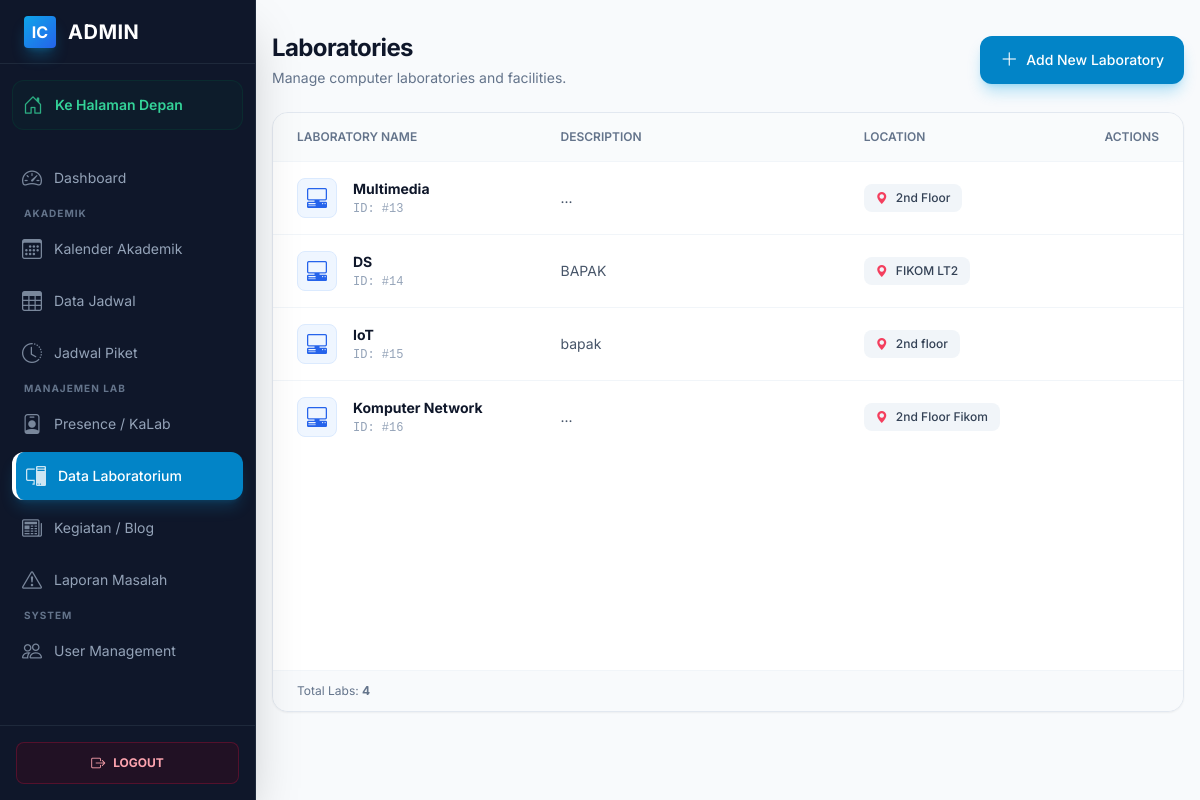
Screenshot of /public/admin/laboratories (signed in) with the database file from the repository.
### tables this page shows
CREATE TABLE `laboratories` (
  `id` int(11) NOT NULL,
  `lab_name` varchar(100) NOT NULL,
  `image` varchar(255) DEFAULT NULL,
  `description` text DEFAULT NULL,
  `pc_count` int(11) DEFAULT 0,
  `tv_count` int(11) DEFAULT 0,
  `status` enum('active','inactive','maintenance') DEFAULT 'active',
  `location` varchar(100) DEFAULT NULL,
  `building` varchar(100) DEFAULT NULL,
  `floor` varchar(50) DEFAULT NULL,
  `room_number` varchar(50) DEFAULT NULL,
  `capacity` int(11) DEFAULT 0
);

### app/controllers/AdminController.php (called while the page is built, shortened)
<?php
class AdminController extends Controller
{
    public function listLaboratories()
    {
        $laboratoryModel = $this->model('LaboratoryModel');
        $data = ['laboratories' => $laboratoryModel->getAllLaboratories()];
        $this->view('admin/laboratories/list', $data);
    }
}

### app/core/Router.php (called while the page is built, shortened)
<?php
class Router {
    private $routes = [];
    private $params = [];
    private function addRoute($method, $uri, $controller) {
        $this->routes[] = [
            'method' => $method,
            'uri' => $uri,
            'controller' => $controller
        ];
    }
    public function dispatch() {
        $requestMethod = $_SERVER['REQUEST_METHOD'];
        $requestUri = $this->getRequestUri();
        foreach ($this->routes as $route) {
            if ($route['method'] !== $requestMethod) {
                continue;
            }
            if ($this->matchRoute($route['uri'], $requestUri)) {
                return $this->callController($route['controller']);
            }
        }
    }
    private function getRequestUri() {
        $uri = $_GET['url'] ?? '/';
        $uri = '/' . trim($uri, '/');
        return $uri;
    }
    private function matchRoute($pattern, $uri) {
        $pattern = preg_replace('/\/:([^\/]+)/', '/(?P<$1>[^/]+)', $pattern);
        $pattern = '#^' . $pattern . '$#';
        if (preg_match($pattern, $uri, $matches)) {
            $this->params = array_filter($matches, 'is_string', ARRAY_FILTER_USE_KEY);
            return true;
        }
        return false;
    }
    private function callController($controllerString) {
        list($controllerName, $method) = explode('@', $controllerString);
        $controller = new $controllerName();
        call_user_func_array([$controller, $method], $this->params);
    }
}

### public/index.php (called while the page is built, shortened)
<?php
require_once APP_PATH . '/core/Router.php';
require_once APP_PATH . '/core/Model.php';
require_once APP_PATH . '/config/database.php';
require_once APP_PATH . '/helpers/functions.php';
$router = new Router();
$router->dispatch();

### app/helpers/functions.php (called while the page is built, shortened)
<?php
function e($string) {
    return htmlspecialchars($string, ENT_QUOTES, 'UTF-8');
}
function url($path = '') {
    return BASE_URL . '/' . ltrim($path, '/');
}

### app/core/Model.php (called while the page is built, shortened)
<?php
class Model {
    protected $db;
    public function __construct() {
        $this->db = getDBConnection();
    }
    public function query($sql, $params = []) {
        $stmt = $this->db->prepare($sql);
        $stmt->execute($params);
        return $stmt->fetchAll();
    }
}

### app/config/database.php (called while the page is built, shortened)
<?php
function getDBConnection()
{
    static $pdo = null;
    if ($pdo === null) {
        try {
            $dsn = "mysql:host=" . DB_HOST . ";port=" . DB_PORT . ";dbname=" . DB_NAME . ";charset=" . DB_CHARSET;
            $options = [
                PDO::ATTR_ERRMODE            => PDO::ERRMODE_EXCEPTION,
                PDO::ATTR_DEFAULT_FETCH_MODE => PDO::FETCH_ASSOC,
                PDO::ATTR_EMULATE_PREPARES   => false,
            ];
            $pdo = new PDO($dsn, DB_USER, DB_PASS, $options);
        } catch (PDOException $e) {
            die("Database connection failed: " . $e->getMessage());
        }
    }
    return $pdo;
}

### app/models/LaboratoryModel.php (called while the page is built, shortened)
<?php
class LaboratoryModel extends Model
{
    public function getAllLaboratories()
    {
        $labs = $this->query("SELECT * FROM laboratories");
        return $labs;
    }
}

### app/views/admin/laboratories/list.php (the view, shortened to what this page needs)
<?php include APP_PATH . '/views/layouts/header.php'; ?>
<div class="admin-layout antialiased bg-slate-50 min-h-screen">
    <?php include APP_PATH . '/views/layouts/sidebar.php'; ?>
    <main class="p-4 sm:ml-64 pt-8 transition-all duration-300">
        <div class="max-w-7xl mx-auto">
            <div class="flex flex-col sm:flex-row justify-between items-start sm:items-center mb-6 gap-4">
                <div>
                    <h1 class="text-2xl font-bold tracking-tight text-slate-900">Laboratories</h1>
                    <p class="text-slate-500 text-sm mt-1">Manage computer laboratories and facilities.</p>
                </div>
                <a href="<?= url('/admin/laboratories/create') ?>"
                   class="inline-flex items-center gap-2 bg-primary-600 hover:bg-primary-700 text-white text-sm font-medium px-5 py-2.5 rounded-xl shadow-lg shadow-primary-500/30 transition-all transform hover:-translate-y-0.5 focus:ring-4 focus:ring-primary-100">
                    <i class="bi bi-plus-lg text-lg"></i>
                    <span>Add New Laboratory</span>
                </a>
            </div>
            <div class="bg-white border border-slate-200 rounded-2xl shadow-sm overflow-hidden min-h-[600px] flex flex-col">
                <div class="overflow-x-auto w-full">
                    <table class="w-full text-sm text-left text-slate-600">
                        <thead class="text-xs text-slate-500 uppercase bg-slate-50/80 border-b border-slate-100">
                            <tr>
                                <th scope="col" class="px-6 py-4 font-semibold">Laboratory Name</th>
                                <th scope="col" class="px-6 py-4 font-semibold w-1/3">Description</th>
                                <th scope="col" class="px-6 py-4 font-semibold">Location</th>
                                <th scope="col" class="px-6 py-4 font-semibold text-right">Actions</th>
                            </tr>
                        </thead>
                        <tbody class="divide-y divide-slate-100">
                            <?php if (!empty($laboratories)): ?>
                                <?php foreach ($laboratories as $lab): ?>
                                    <tr class="group hover:bg-slate-50/80 transition-colors duration-200">
                                        <td class="px-6 py-4">
                                            <div class="flex items-center gap-4">
                                                <div class="w-10 h-10 rounded-lg bg-blue-50 text-blue-600 flex items-center justify-center shrink-0 border border-blue-100">
                                                    <i class="bi bi-pc-display-horizontal text-xl"></i>
                                                </div>
                                                <div>
                                                    <div class="font-bold text-slate-900"><?= e($lab['lab_name']) ?></div>
                                                    <div class="text-xs text-slate-400 font-mono mt-0.5">ID: #<?= e($lab['id']) ?></div>
                                                </div>
                                            </div>
                                        </td>
                                        <td class="px-6 py-4">
                                            <div class="text-slate-600 line-clamp-2 leading-relaxed" title="<?= e($lab['description']) ?>">
                                                <?= e($lab['description']) ?: '<span class="text-slate-400 italic">No description provided</span>' ?>
                                            </div>
                                        </td>
                                        <td class="px-6 py-4">
                                            <div class="flex items-center gap-2 text-slate-700 bg-slate-100 px-3 py-1.5 rounded-lg w-fit">
                                                <i class="bi bi-geo-alt-fill text-rose-500 text-xs"></i>
                                                <span class="font-medium text-xs"><?= e($lab['location']) ?></span>
                                            </div>
                                        </td>
                                        <td class="px-6 py-4 text-right">
                                        </td>
                                    </tr>
                                <?php endforeach; ?>
                            <?php endif; ?>
                        </tbody>
                    </table>
                </div>
                <?php if (!empty($laboratories)): ?>
                <div class="mt-auto border-t border-slate-100 bg-slate-50 px-6 py-3 text-xs text-slate-500 flex justify-between items-center">
                    <span>Total Labs: <strong><?= count($laboratories) ?></strong></span>
                </div>
                <?php endif; ?>
            </div>
        </div>
    </main>
</div>
<?php include APP_PATH . '/views/admin/layouts/footer.php'; ?>

### public/assets/css/style.css (style rules this page uses)
:root { --primary-color: #2563eb; --secondary-color: #475569; --success-color: #10b981; --danger-color: #ef4444; --warning-color: #f59e0b; --light-bg: #f8fafc; --dark-text: #1e293b; --border-color: #e2e8f0; }
* { margin: 0; padding: 0; box-sizing: border-box; }
body { font-family: 'Segoe UI', Tahoma, Geneva, Verdana, sans-serif; background-color: var(--light-bg); color: var(--dark-text); line-height: 1.6; }

### app/views/layouts/header.php (style rules this page uses)
body { font-family: 'Inter', sans-serif; }

### rows the page displays
laboratories: lab_name "Multimedia", id "13", description "...", location "2nd Floor"
laboratories: lab_name "DS", id "14", description "BAPAK", location "FIKOM LT2"
laboratories: lab_name "IoT", id "15", description "bapak", location "2nd floor"
laboratories: lab_name "Komputer Network", id "16", description "...", location "2nd Floor Fikom"

### other values shown
count($laboratories) "4"
